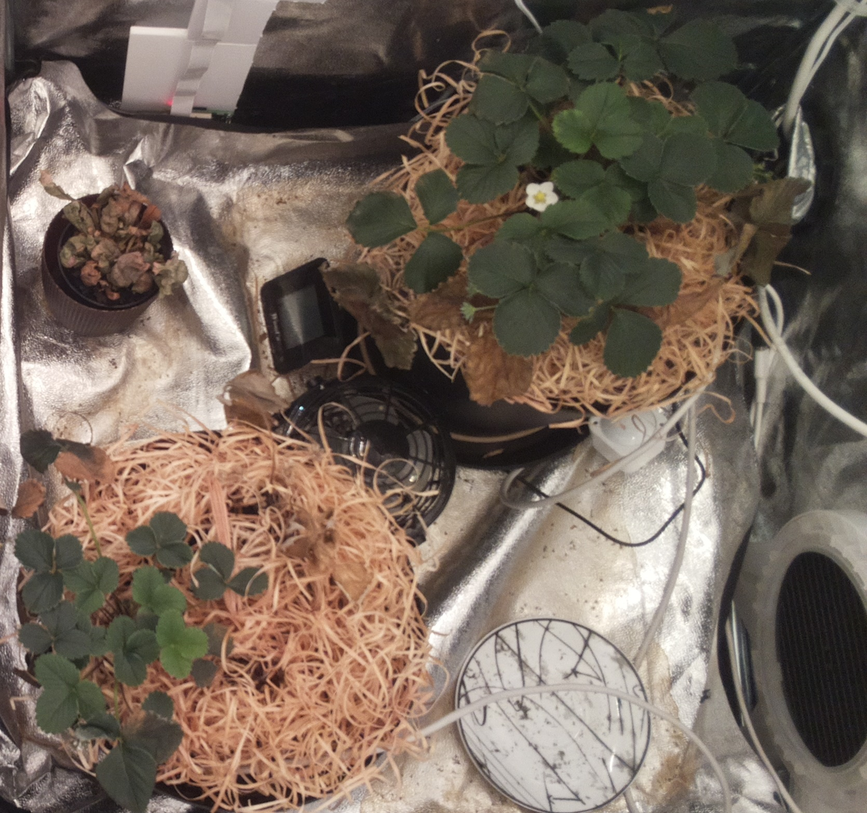
#> input picture machine_learning/test.png, 867 x 813 px, shrunk from 1670 x 1566 before the run
$ python detect_disease.py
#> lines starting #> are read from the running program, lines starting #| are printed output that depends on the picture; after the words box and inside, x2 and y2 are one past the last pixel; in counts of white or black regions, pixels touching at a corner belong together
import cv2
import numpy as np
from PIL import Image
import matplotlib.pyplot as plt

def detect_disease(image_path):
    # Load the image
#> called with image_path = 'test.png'
    image = Image.open(image_path)
#> image is the input picture: PIL image 867x813 RGB; mean R, G, B 117.6, 103.3, 91.7
    image_np = np.array(image)

    # Convert the image from RGBA to BGR (OpenCV format)
    image_rgb = cv2.cvtColor(image_np, cv2.COLOR_RGBA2RGB)
    image_bgr = cv2.cvtColor(image_rgb, cv2.COLOR_RGB2BGR)

    # Define BGR color range for brown
    lower_brown = np.array([127, 140, 191])  # BGR values
    upper_brown = np.array([143, 180, 255])

    # Threshold the image to get only brown colors
    mask = cv2.inRange(image_bgr, lower_brown, upper_brown)
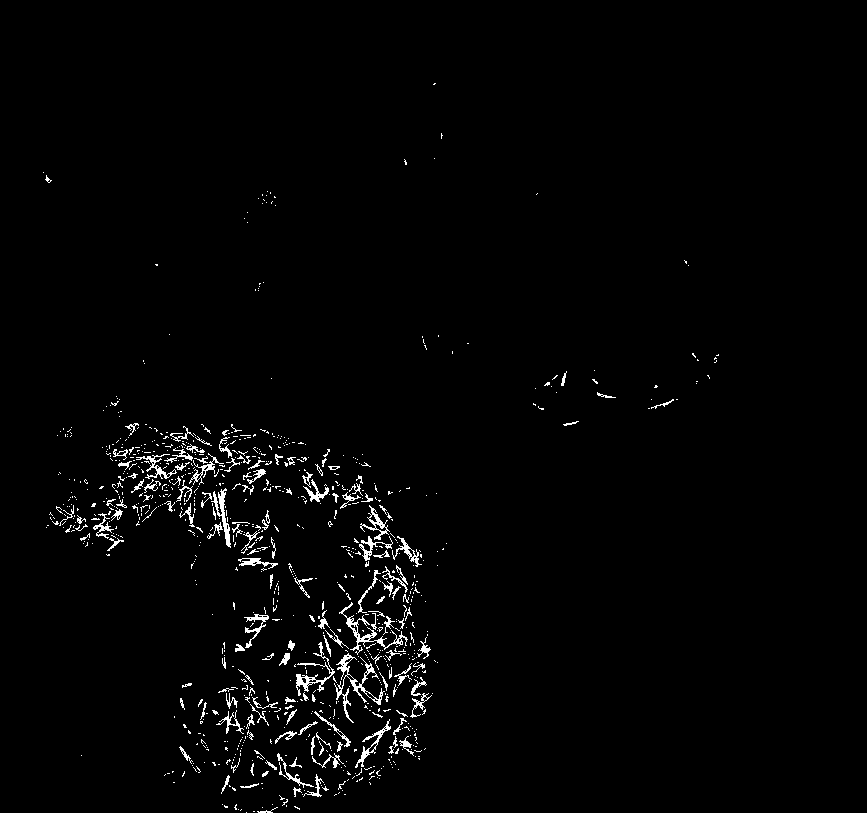
#> mask: shape (813, 867); 1.9% white in thin lines or dots, all inside (x1, y1, x2, y2) = (43, 83, 719, 813)

    # Apply morphological operations
    kernel = np.ones((5, 5), np.uint8)
    closing = cv2.morphologyEx(mask, cv2.MORPH_CLOSE, kernel)
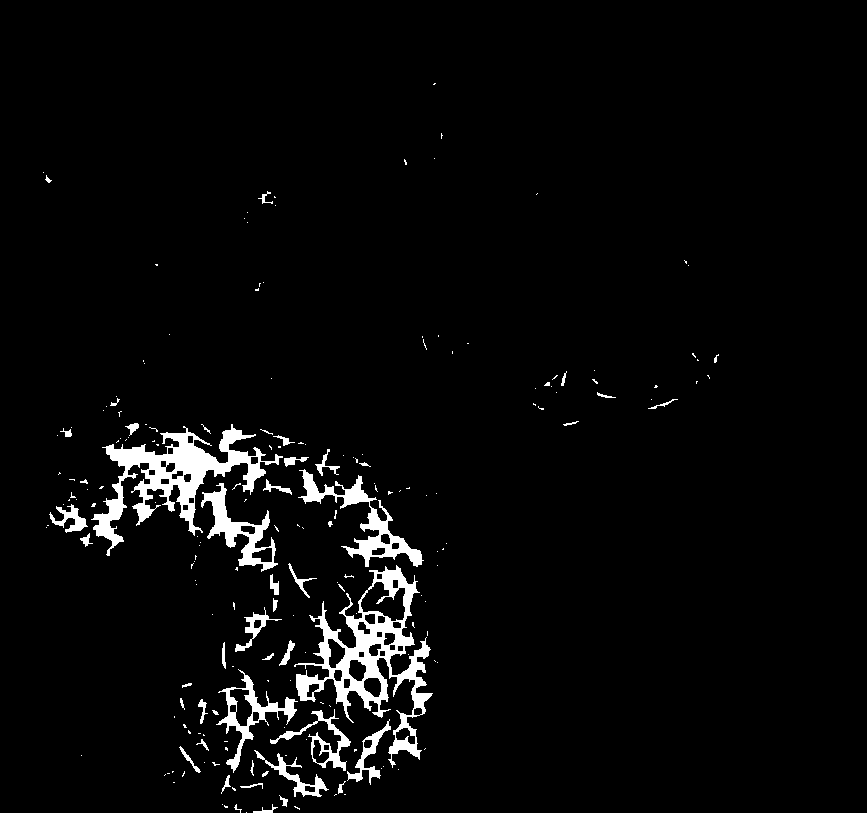
#> closing: shape (813, 867); 3.7% white; 201 white regions (152 under 20 px), largest, box (x1, y1, x2, y2) and area: (294, 565, 433, 768) 7168, (91, 424, 283, 556) 6660, (298, 469, 424, 567) 2567
    opening = cv2.morphologyEx(closing, cv2.MORPH_OPEN, kernel)
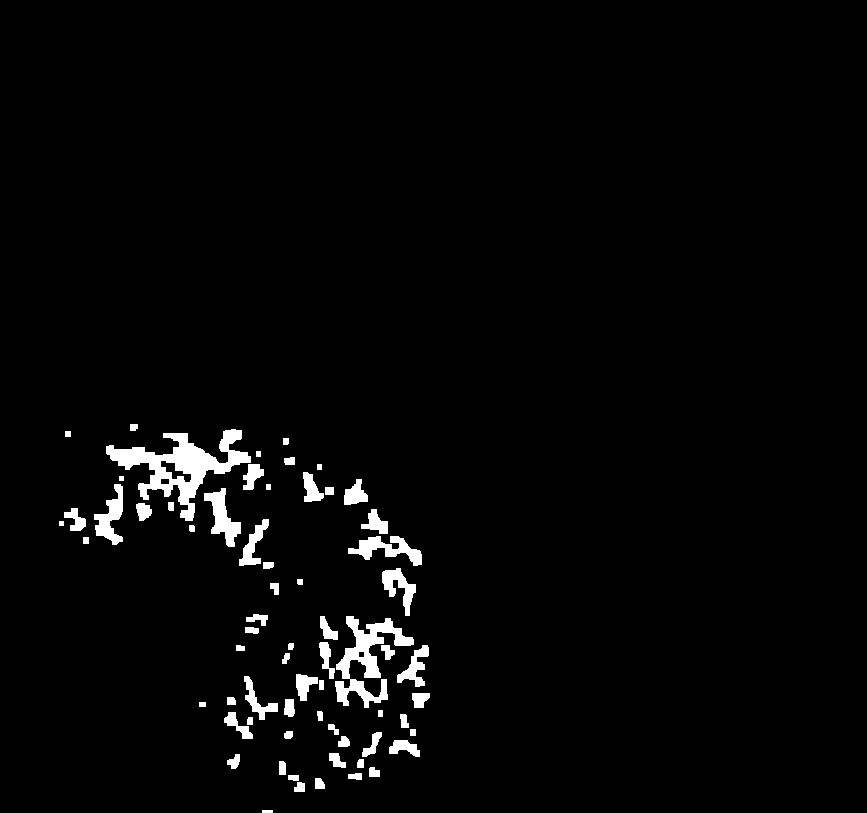
#> opening: shape (813, 867); 2.7% white; 66 white regions

    # Find contours
    contours, _ = cv2.findContours(opening, cv2.RETR_EXTERNAL, cv2.CHAIN_APPROX_SIMPLE)
#> contours = 66 contours, 2 with area under 20; largest, box (x1, y1, x2, y2) and area: (106, 429, 251, 521) 4217, (335, 616, 414, 708) 2298, (204, 488, 241, 547) 854, (348, 536, 422, 566) 847, (94, 484, 123, 545) 752

    # Filter contours based on area
    area_threshold = 50  # You might need to adjust this value
    filtered_contours = [cnt for cnt in contours if cv2.contourArea(cnt) > area_threshold]
#> filtered_contours = 41 contours; largest, box (x1, y1, x2, y2) and area: (106, 429, 251, 521) 4217, (335, 616, 414, 708) 2298, (204, 488, 241, 547) 854, (348, 536, 422, 566) 847, (94, 484, 123, 545) 752

    # Draw contours on the original image
    image_with_contours = image_bgr.copy()
    cv2.drawContours(image_with_contours, filtered_contours, -1, (0, 255, 0), 2)
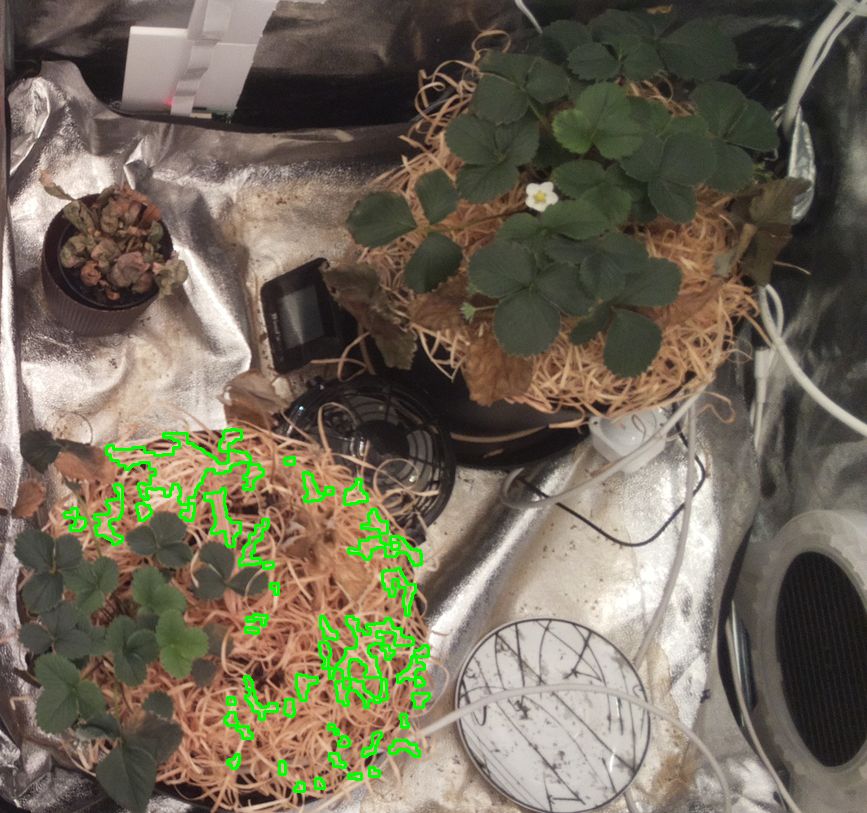
#> image_with_contours: shape (813, 867, 3); mean B, G, R 89.2, 105.2, 113.7

    # Convert the result back to RGB for displaying
    image_with_contours_rgb = cv2.cvtColor(image_with_contours, cv2.COLOR_BGR2RGB)

    # Display the result
    plt.imshow(image_with_contours_rgb)
    plt.title('Brown Areas Detected')
    plt.axis('off')
    plt.show()

    # Return the number of brown areas detected
    return len(filtered_contours)

# Specify the path to your image
image_path = "test.png"

# Detect disease (brown areas)
num_brown_areas = detect_disease(image_path)
#> num_brown_areas = 41
print("Number of brown areas detected:", num_brown_areas)
#| Number of brown areas detected: 41
